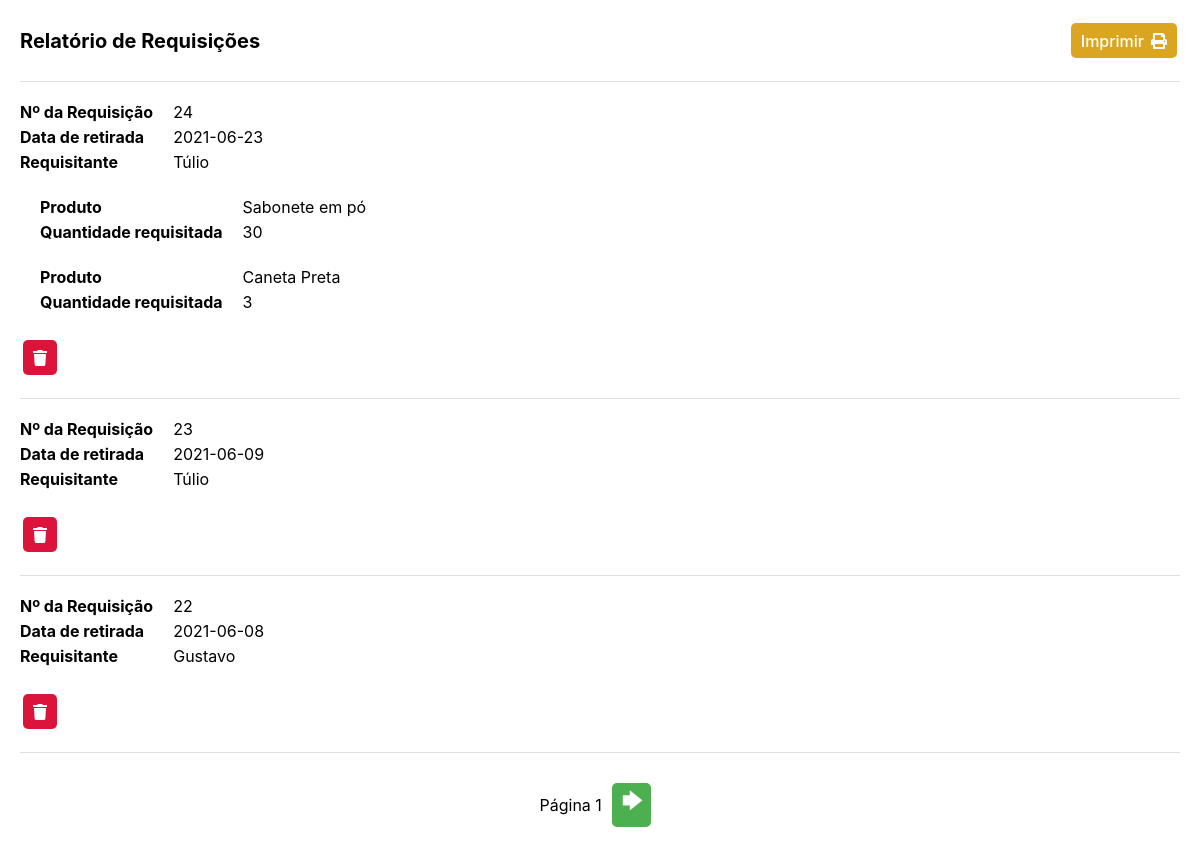
Screenshot of /php/relatorios/rel_requisicao.php (signed in) with the database file from the repository.
### tables this page shows
CREATE TABLE `requisicao` (
  `idRequisicao` int(11) NOT NULL,
  `Data_retirada` varchar(45) DEFAULT NULL,
  `Requisitante_idRequisitante` int(11) NOT NULL
);

CREATE TABLE `requisitante` (
  `idRequisitante` int(11) NOT NULL,
  `Nome` varchar(100) DEFAULT NULL,
  `Setor` varchar(30) DEFAULT NULL
);

CREATE TABLE `requisita` (
  `idRequisita` int(11) NOT NULL,
  `Produto_idProduto` int(11) NOT NULL,
  `Qtde_requisita` int(5) NOT NULL,
  `Requisicao_idRequisicao` int(11) NOT NULL
);

CREATE TABLE `produto` (
  `idProduto` int(11) NOT NULL,
  `Descricao` varchar(100) DEFAULT NULL,
  `Qtde_estoque` int(11) DEFAULT NULL,
  `Local_armaz` text,
  `Categoria_idCategoria` int(11) NOT NULL
);

### php/relatorios/rel_requisicao.php (the view, shortened to what this page needs)
<!DOCTYPE html>
<html>
<head>
  <link href="../../css/reset.css" rel="stylesheet" type="text/css">
  <link href="../../css/style.css" rel="stylesheet" type="text/css">
  <link rel="stylesheet" href="https://use.fontawesome.com/releases/v5.7.1/css/all.css">
</head>
<body>
  <div class="box">
    <div class="data-box" style="margin: 0; align-items: center; justify-content: space-between;">
      <h1 style=>Relatório de Requisições</h1>
      <a class="data-print" onclick="window.print()">Imprimir <i class="fas fa-print" style="margin-left: 7px;"></i></a>
    </div>
    <section style="border-bottom: 1px solid #e0e0e3; padding-top: 20px;"></section>
    <br>
    <div class="data-content">
      <?php
        include('../connectdb.php');
        $limite = 3;
        if( isset( $_GET['pagina'] ) && (int)$_GET['pagina'] >= 0){
            $pagina = (int)$_GET['pagina'];
        }else{
            $pagina = 0;
        }
        $offset = $limite * $pagina;
        $postagem = $con->query("SELECT requisicao.* , requisitante.Nome FROM `requisicao` INNER JOIN requisitante ON requisitante.idRequisitante = requisicao.Requisitante_idRequisitante ORDER BY idRequisicao DESC LIMIT $limite OFFSET $offset");
        $counter = 0;
        while($info = $postagem->fetch_assoc()){
      ?>
      <div class="data-box">
        <section class="data-row">
          <b class="data-header">Nº da Requisição</b>
          <b class="data-header">Data de retirada</b>
          <b class="data-header">Requisitante</b>
        </section>
        <section class="data-row" id="data">
          <p class="data-item"><?= $info['idRequisicao'] ?></p>
          <p class="data-item"><?= $info['Data_retirada'] ?></p>
          <p class="data-item"><?= utf8_encode($info['Nome']) ?></p>
        </section>
      </div>
      <?php
        $idreq = $info['idRequisicao'];
        $sql = $con->query("SELECT requisita.idRequisita, requisita.Produto_idProduto, requisita.Qtde_requisita, requisita.Requisicao_idRequisicao, produto.Descricao FROM `requisita`
        INNER JOIN produto ON requisita.Produto_idProduto = produto.idProduto
        WHERE Requisicao_idRequisicao = $idreq
        ;");
        while($product = $sql->fetch_assoc()){
      ?>
        <div class="data-box" style="margin-left: 20px;">
          <section class="data-row">
            <b class="data-header">Produto</b>
            <b class="data-header">Quantidade requisitada</b>
          </section>
          <section class="data-row" id="data">
            <p class="data-item"><?= utf8_encode($product['Descricao']) ?></p>
            <p class="data-item"><?= $product['Qtde_requisita'] ?></p>
          </section>
        </div>
        <?php
        }
      ?>
      <div class="data-box">
        <a class="data-delete" href="#" onclick="startModal('modal-delete'); reqId = <?=$info['idRequisicao']?>;"><i class="fas fa-trash"></i></a>
      </div>
      <section style="border-bottom: 1px solid #e0e0e3; margin-bottom: 20px;"></section>
      <?php
      $counter++;
          }
          ?>
      <div class="pages" id="pages">
            <p>Página <?= $pagina+1; ?> </p>
            <?php
          if($counter == $limite){
            ?>
        <a href="?pagina=<?= $pagina+1; ?>">🡆</a>
        <?php
          }
        ?>
      </div>
    </div>
  </div>
</body>
</html>

### css/style.css (style rules this page uses)
* { box-sizing: border-box; font-family: -apple-system, BlinkMacSystemFont, "segoe ui", roboto, oxygen, ubuntu, cantarell, "fira sans", "droid sans", "helvetica neue", Arial, sans-serif; font-size: 16px; -webkit-font-smoothing: antialiased; -moz-osx-font-smoothing: grayscale; }
body { background-color: #435165; }
a:link, a:visited.sidemenu-itens { color: #2f3947; text-decoration: none; }
.box { padding: 20px; background-color: #fff; }
.box h1 { font-size: 1.25em; float: center; }
.data-content { display: flex; flex-direction: column; }
.data-box { display: flex; margin-bottom: 20px; }
.data-row { display: flex; flex-direction: column; margin-right: 20px; }
.data-item { flex: 1; margin-bottom: 5px; }
.data-header { flex: 1; margin-bottom: 5px; }
.data-delete { background-color: crimson; color: #fff; padding: 8px 10px 7px 10px; border-radius: 5px; margin: 3px; border: none; }
.data-print { display: flex; background-color: #DAA520; padding: 8px 10px 7px 10px; border-radius: 5px; margin: 3px; color: #fff; align-items: center; font-weight: 500; cursor: pointer; }
a.data-edit:link , a.data-edit:visited, a.data-delete:link , a.data-delete:visited { color: white; text-decoration: none; cursor: auto; }
.pages { display: flex; justify-content: center; align-items: center; }
.pages a { background-color: #4CAF50; padding: 4px 8px 6px 10px; color: white; border-radius: 5px; font-weight: bold; font-size: 1.25rem; margin: 10px; cursor: pointer; }

### rows the page displays
requisicao: idRequisicao "24", Data_retirada "2021-06-23", requisitante.Nome "Túlio"
requisita: produto.Descricao "Sabonete em pó", Qtde_requisita "30"
requisita: produto.Descricao "Caneta Preta", Qtde_requisita "3"
requisicao: idRequisicao "23", Data_retirada "2021-06-09", requisitante.Nome "Túlio"
requisicao: idRequisicao "22", Data_retirada "2021-06-08", requisitante.Nome "Gustavo"

### other values shown
$pagina+1 "1"
